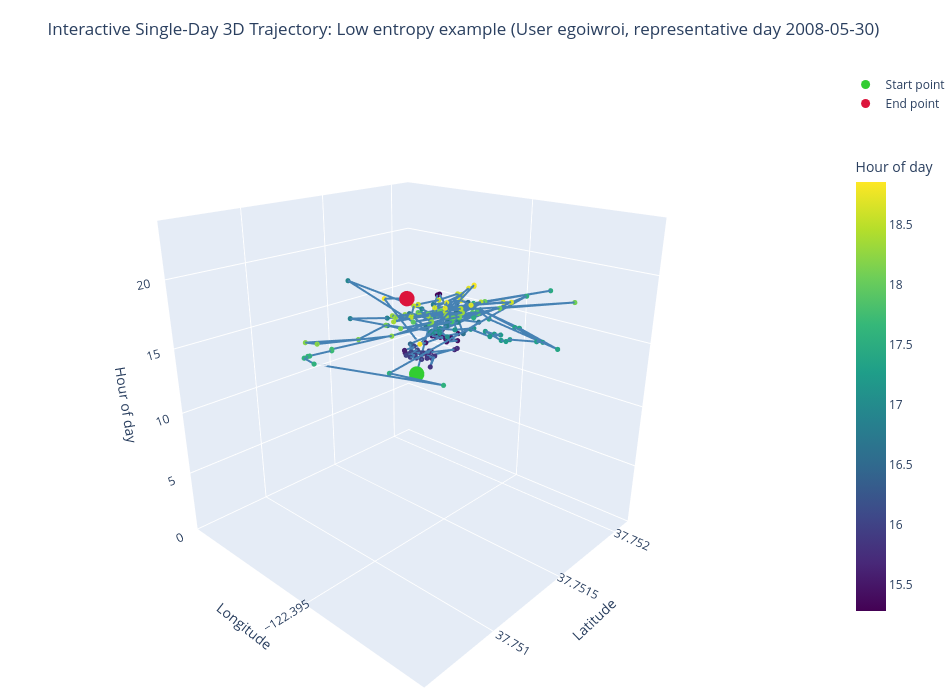
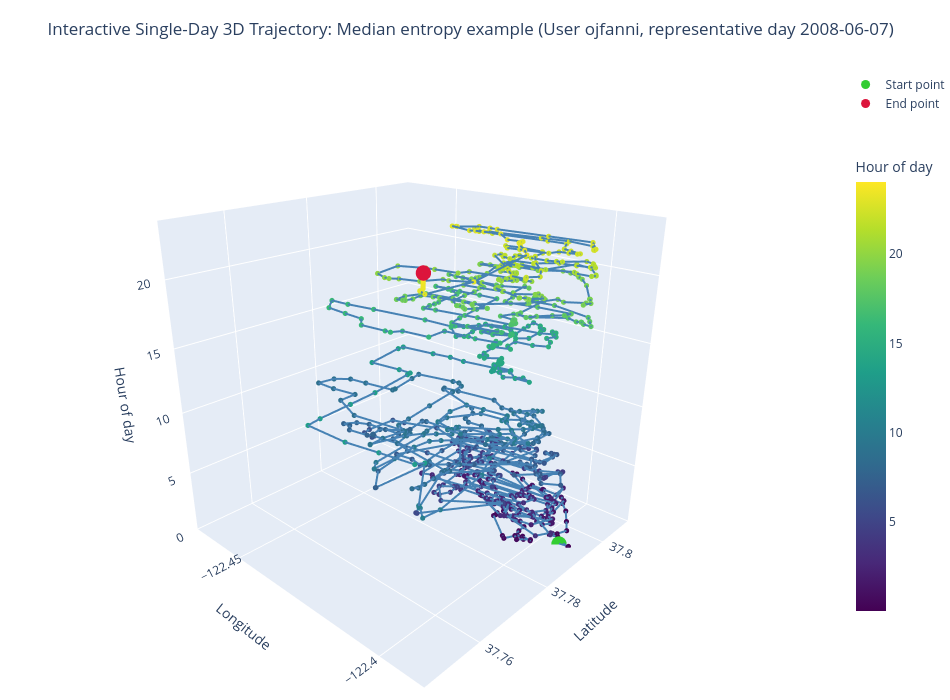
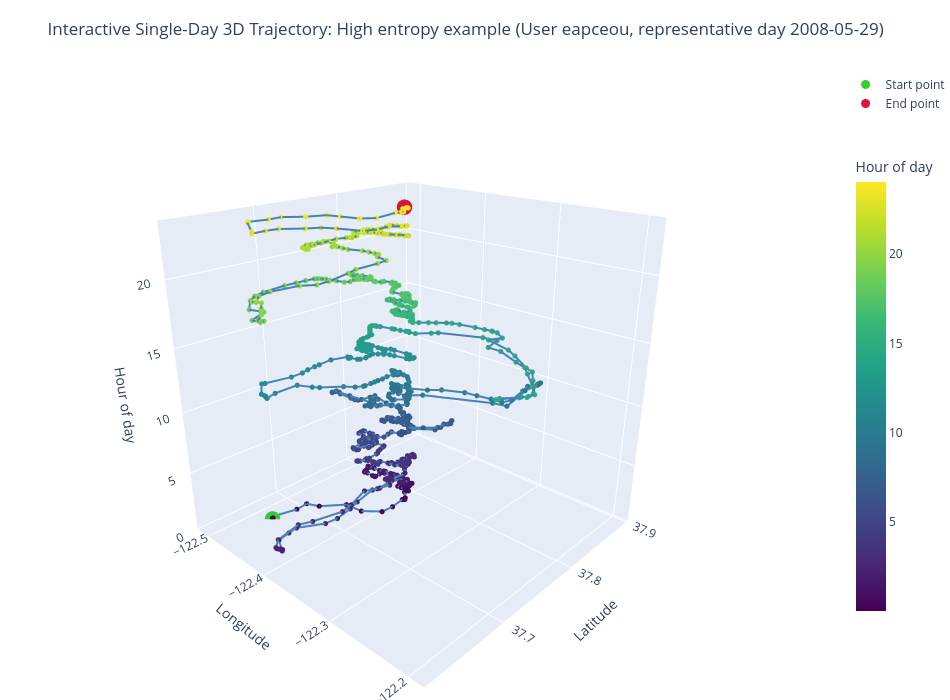

The cell these charts' notebook holds for them, in order:
### Code cell
# Step 6 output: display all graphs and the summary at the end.
for figure in step6_matplotlib_figures:
    display(figure)

for plotly_figure in step6_plotly_figures:
    display(plotly_figure)

if segment_summary_df is not None:
    display(segment_summary_df)

print("Step 6 complete: render clearer explanatory visualizations")
print(f"Representative users: {', '.join(representative_user_ids) or 'none'}")

### Figure 1 — Plotly figure (JSON) as saved in the notebook; plotly's stock layout.template omitted (floating-point values rounded to 4 significant figures; data arrays with more than 128 entries replaced by an {"elided": "..."} marker saying what was removed)
{"data": [{"hovertemplate": "Longitude: %{x:.4f}<br>Latitude: %{y:.4f}<br>Hour of day: %{z:.2f}<br>Timestamp: %{text}<extra></extra>", "line": {"color": "steelblue", "width": 4}, "marker": {"color": {"elided": "185 float values"}, "colorbar": {"len": 0.75, "title": {"text": "Hour of day"}}, "colorscale": [[0, "#440154"], [0.1111, "#482878"], [0.2222, "#3e4989"], [0.3333, "#31688e"], [0.4444, "#26828e"], [0.5556, "#1f9e89"], [0.6667, "#35b779"], [0.7778, "#6ece58"], [0.8889, "#b5de2b"], [1, "#fde725"]], "showscale": true, "size": 3}, "mode": "lines+markers", "name": "Low entropy example (egoiwroi)", "showlegend": false, "text": {"elided": "185 str values"}, "type": "scatter3d", "x": {"elided": "185 float values"}, "y": {"elided": "185 float values"}, "z": {"elided": "185 float values"}}, {"hovertemplate": "Start point<br>Longitude: %{x:.4f}<br>Latitude: %{y:.4f}<br>Hour of day: %{z:.2f}<br>Timestamp: %{text}<extra></extra>", "marker": {"color": "limegreen", "size": 9}, "mode": "markers", "name": "Start point", "showlegend": true, "text": ["2008-05-30 15:16:37 UTC"], "type": "scatter3d", "x": [-122.4], "y": [37.75], "z": [15.28]}, {"hovertemplate": "End point<br>Longitude: %{x:.4f}<br>Latitude: %{y:.4f}<br>Hour of day: %{z:.2f}<br>Timestamp: %{text}<extra></extra>", "marker": {"color": "crimson", "size": 9}, "mode": "markers", "name": "End point", "showlegend": true, "text": ["2008-05-30 18:51:18 UTC"], "type": "scatter3d", "x": [-122.4], "y": [37.75], "z": [18.86]}], "layout": {"height": 700, "margin": {"b": 0, "l": 0, "r": 0, "t": 70}, "scene": {"camera": {"eye": {"x": 1.45, "y": -1.55, "z": 0.9}}, "xaxis": {"title": {"text": "Longitude"}}, "yaxis": {"title": {"text": "Latitude"}}, "zaxis": {"range": [0, 24], "title": {"text": "Hour of day"}}}, "showlegend": true, "title": {"text": "Interactive Single-Day 3D Trajectory: Low entropy example (User egoiwroi, representative day 2008-05-30)"}, "width": 950}}

### Figure 2 — Plotly figure (JSON) as saved in the notebook; plotly's stock layout.template omitted (floating-point values rounded to 4 significant figures; data arrays with more than 128 entries replaced by an {"elided": "..."} marker saying what was removed)
{"data": [{"hovertemplate": "Longitude: %{x:.4f}<br>Latitude: %{y:.4f}<br>Hour of day: %{z:.2f}<br>Timestamp: %{text}<extra></extra>", "line": {"color": "steelblue", "width": 4}, "marker": {"color": {"elided": "1000 float values"}, "colorbar": {"len": 0.75, "title": {"text": "Hour of day"}}, "colorscale": [[0, "#440154"], [0.1111, "#482878"], [0.2222, "#3e4989"], [0.3333, "#31688e"], [0.4444, "#26828e"], [0.5556, "#1f9e89"], [0.6667, "#35b779"], [0.7778, "#6ece58"], [0.8889, "#b5de2b"], [1, "#fde725"]], "showscale": true, "size": 3}, "mode": "lines+markers", "name": "Median entropy example (ojfanni)", "showlegend": false, "text": {"elided": "1000 str values"}, "type": "scatter3d", "x": {"elided": "1000 float values"}, "y": {"elided": "1000 float values"}, "z": {"elided": "1000 float values"}}, {"hovertemplate": "Start point<br>Longitude: %{x:.4f}<br>Latitude: %{y:.4f}<br>Hour of day: %{z:.2f}<br>Timestamp: %{text}<extra></extra>", "marker": {"color": "limegreen", "size": 9}, "mode": "markers", "name": "Start point", "showlegend": true, "text": ["2008-06-07 00:00:21 UTC"], "type": "scatter3d", "x": [-122.4], "y": [37.79], "z": [0.005833]}, {"hovertemplate": "End point<br>Longitude: %{x:.4f}<br>Latitude: %{y:.4f}<br>Hour of day: %{z:.2f}<br>Timestamp: %{text}<extra></extra>", "marker": {"color": "crimson", "size": 9}, "mode": "markers", "name": "End point", "showlegend": true, "text": ["2008-06-07 23:59:25 UTC"], "type": "scatter3d", "x": [-122.4], "y": [37.75], "z": [23.99]}], "layout": {"height": 700, "margin": {"b": 0, "l": 0, "r": 0, "t": 70}, "scene": {"camera": {"eye": {"x": 1.45, "y": -1.55, "z": 0.9}}, "xaxis": {"title": {"text": "Longitude"}}, "yaxis": {"title": {"text": "Latitude"}}, "zaxis": {"range": [0, 24], "title": {"text": "Hour of day"}}}, "showlegend": true, "title": {"text": "Interactive Single-Day 3D Trajectory: Median entropy example (User ojfanni, representative day 2008-06-07)"}, "width": 950}}

### Figure 3 — Plotly figure (JSON) as saved in the notebook; plotly's stock layout.template omitted (floating-point values rounded to 4 significant figures; data arrays with more than 128 entries replaced by an {"elided": "..."} marker saying what was removed)
{"data": [{"hovertemplate": "Longitude: %{x:.4f}<br>Latitude: %{y:.4f}<br>Hour of day: %{z:.2f}<br>Timestamp: %{text}<extra></extra>", "line": {"color": "steelblue", "width": 4}, "marker": {"color": {"elided": "1000 float values"}, "colorbar": {"len": 0.75, "title": {"text": "Hour of day"}}, "colorscale": [[0, "#440154"], [0.1111, "#482878"], [0.2222, "#3e4989"], [0.3333, "#31688e"], [0.4444, "#26828e"], [0.5556, "#1f9e89"], [0.6667, "#35b779"], [0.7778, "#6ece58"], [0.8889, "#b5de2b"], [1, "#fde725"]], "showscale": true, "size": 3}, "mode": "lines+markers", "name": "High entropy example (eapceou)", "showlegend": false, "text": {"elided": "1000 str values"}, "type": "scatter3d", "x": {"elided": "1000 float values"}, "y": {"elided": "1000 float values"}, "z": {"elided": "1000 float values"}}, {"hovertemplate": "Start point<br>Longitude: %{x:.4f}<br>Latitude: %{y:.4f}<br>Hour of day: %{z:.2f}<br>Timestamp: %{text}<extra></extra>", "marker": {"color": "limegreen", "size": 9}, "mode": "markers", "name": "Start point", "showlegend": true, "text": ["2008-05-29 00:00:12 UTC"], "type": "scatter3d", "x": [-122.5], "y": [37.67], "z": [0.003333]}, {"hovertemplate": "End point<br>Longitude: %{x:.4f}<br>Latitude: %{y:.4f}<br>Hour of day: %{z:.2f}<br>Timestamp: %{text}<extra></extra>", "marker": {"color": "crimson", "size": 9}, "mode": "markers", "name": "End point", "showlegend": true, "text": ["2008-05-29 23:59:42 UTC"], "type": "scatter3d", "x": [-122.4], "y": [37.79], "z": [24.0]}], "layout": {"height": 700, "margin": {"b": 0, "l": 0, "r": 0, "t": 70}, "scene": {"camera": {"eye": {"x": 1.45, "y": -1.55, "z": 0.9}}, "xaxis": {"title": {"text": "Longitude"}}, "yaxis": {"title": {"text": "Latitude"}}, "zaxis": {"range": [0, 24], "title": {"text": "Hour of day"}}}, "showlegend": true, "title": {"text": "Interactive Single-Day 3D Trajectory: High entropy example (User eapceou, representative day 2008-05-29)"}, "width": 950}}
